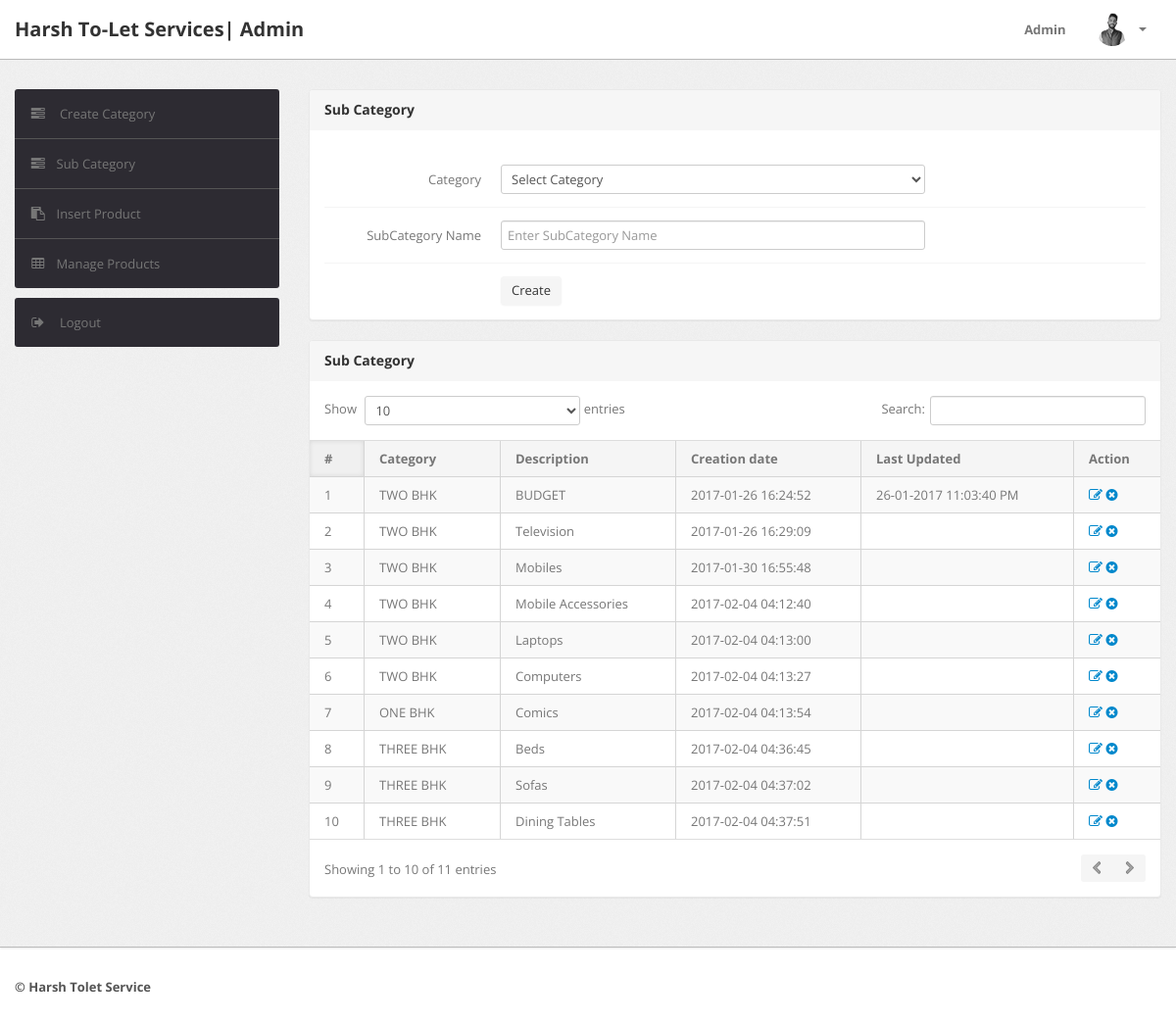
The page /Searching/admin/subcategory.php (signed in) on the database as committed earlier.
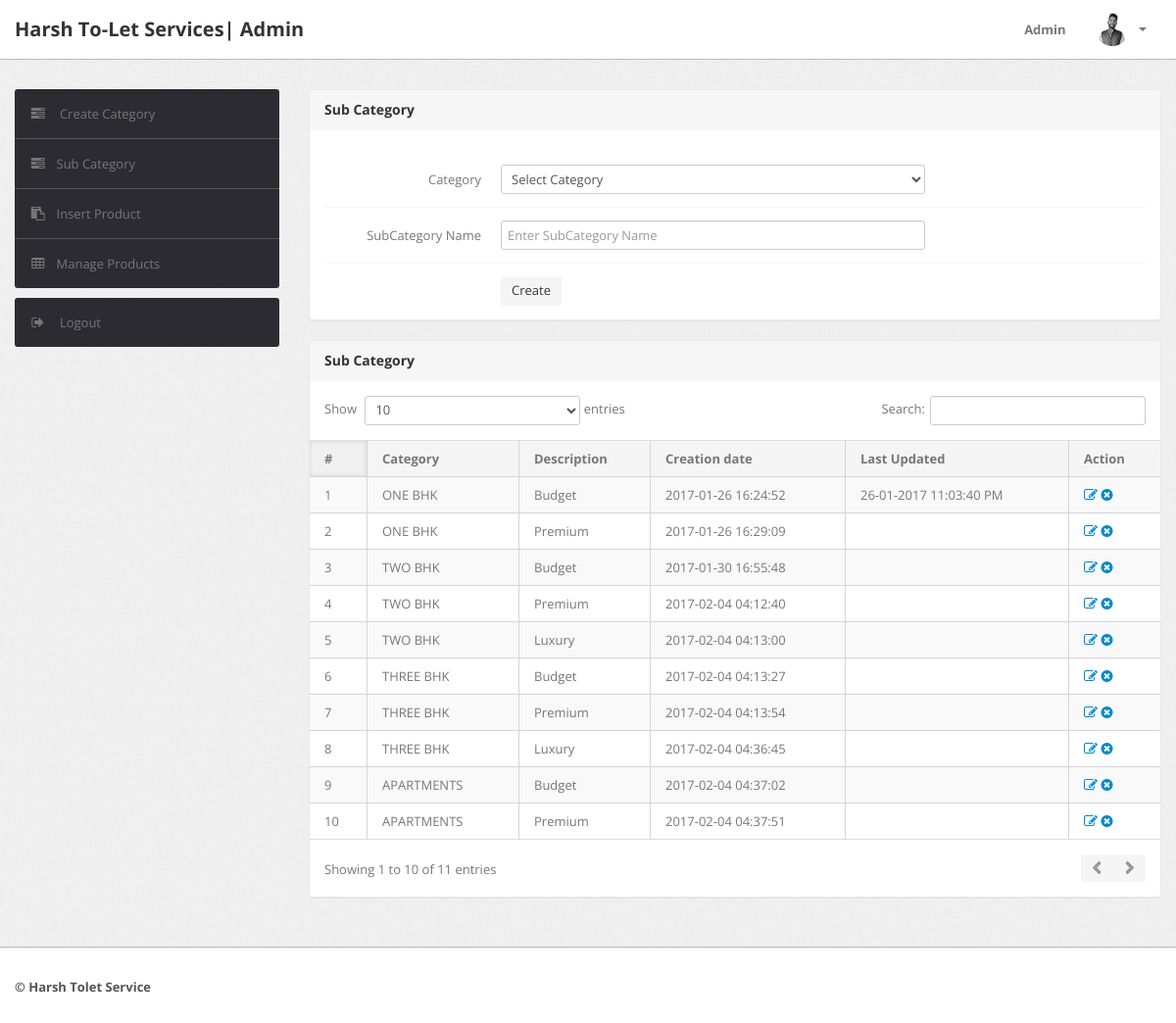
The same page on the database as committed later.
### tables this page shows
CREATE TABLE `subcategory` (
  `id` int(11) NOT NULL,
  `categoryid` int(11) DEFAULT NULL,
  `subcategory` varchar(255) DEFAULT NULL,
  `creationDate` timestamp NULL DEFAULT CURRENT_TIMESTAMP,
  `updationDate` varchar(255) DEFAULT NULL
);

CREATE TABLE `category` (
  `id` int(11) NOT NULL,
  `categoryName` varchar(255) DEFAULT NULL,
  `categoryDescription` longtext,
  `creationDate` timestamp NOT NULL DEFAULT CURRENT_TIMESTAMP,
  `updationDate` varchar(255) DEFAULT NULL
);

### Searching/admin/subcategory.php (the view, shortened to what this page needs)
<?php
include('include/config.php');
if(strlen($_SESSION['alogin'])==0)
	{
header('location:index.php');
}
else{
?>
<!DOCTYPE html>
<html lang="en">
<head>
	<link type="text/css" href="bootstrap/css/bootstrap.min.css" rel="stylesheet">
	<link type="text/css" href="bootstrap/css/bootstrap-responsive.min.css" rel="stylesheet">
	<link type="text/css" href="css/theme.css" rel="stylesheet">
	<link type="text/css" href="images/icons/css/font-awesome.css" rel="stylesheet">
</head>
<body>
<?php include('include/header.php');?>
	<div class="wrapper">
		<div class="container">
			<div class="row">
<?php include('include/sidebar.php');?>
			<div class="span9">
					<div class="content">
						<div class="module">
							<div class="module-head">
								<h3>Sub Category</h3>
							</div>
							<div class="module-body">
									<br />
			<form class="form-horizontal row-fluid" name="subcategory" method="post" >
<div class="control-group">
<label class="control-label" for="basicinput">Category</label>
<div class="controls">
<select name="category" class="span8 tip" required>
<option value="">Select Category</option>
</select>
</div>
</div>
<div class="control-group">
<label class="control-label" for="basicinput">SubCategory Name</label>
<div class="controls">
<input type="text" placeholder="Enter SubCategory Name"  name="subcategory" class="span8 tip" required>
</div>
</div>
	<div class="control-group">
											<div class="controls">
												<button type="submit" name="submit" class="btn">Create</button>
											</div>
										</div>
									</form>
							</div>
						</div>
	<div class="module">
							<div class="module-head">
								<h3>Sub Category</h3>
							</div>
							<div class="module-body table">
								<table cellpadding="0" cellspacing="0" border="0" class="datatable-1 table table-bordered table-striped	 display" width="100%">
									<thead>
										<tr>
											<th>#</th>
											<th>Category</th>
											<th>Description</th>
											<th>Creation date</th>
											<th>Last Updated</th>
											<th>Action</th>
										</tr>
									</thead>
									<tbody>
<?php $query=mysqli_query($con,"select subcategory.id,category.categoryName,subcategory.subcategory,subcategory.creationDate,subcategory.updationDate from subcategory join category on category.id=subcategory.categoryid");
$cnt=1;
while($row=mysqli_fetch_array($query))
{
?>
										<tr>
											<td><?php echo htmlentities($cnt);?></td>
											<td><?php echo htmlentities($row['categoryName']);?></td>
											<td><?php echo htmlentities($row['subcategory']);?></td>
											<td> <?php echo htmlentities($row['creationDate']);?></td>
											<td><?php echo htmlentities($row['updationDate']);?></td>
											<td>
											<a href="edit-subcategory.php?id=<?php echo $row['id']?>" ><i class="icon-edit"></i></a>
											<a href="subcategory.php?id=<?php echo $row['id']?>&del=delete" onClick="return confirm('Are you sure you want to delete?')"><i class="icon-remove-sign"></i></a></td>
										</tr>
										<?php $cnt=$cnt+1; } ?>
								</table>
							</div>
						</div>
					</div>
				</div>
			</div>
		</div>
	</div>
<?php include('include/footer.php');?>
</body>
<?php } ?>

### Searching/admin/include/header.php (shortened to what this page needs)
<div class="navbar navbar-fixed-top">
		<div class="navbar-inner">
			<div class="container">
			  	<a class="brand" href="index.html">
			  		Harsh To-Let Services| Admin
			  	</a>
				<div class="nav-collapse collapse navbar-inverse-collapse">
					<ul class="nav pull-right">
						<li><a href="#">
							Admin
						</a></li>
						<li class="nav-user dropdown">
							<a href="#" class="dropdown-toggle" data-toggle="dropdown">
								<img src="images/user.png" class="nav-avatar" />
								<b class="caret"></b>
							</a>
						</li>
					</ul>
				</div>
			</div>
		</div>
	</div>

### Searching/admin/include/sidebar.php
<div class="span3">
					<div class="sidebar">
						<ul class="widget widget-menu unstyled">
                                <li><a href="category.php"><i class="menu-icon icon-tasks"></i> Create Category </a></li>
                                <li><a href="subcategory.php"><i class="menu-icon icon-tasks"></i>Sub Category </a></li>
                                <li><a href="insert-product.php"><i class="menu-icon icon-paste"></i>Insert Product </a></li>
                                <li><a href="manage-products.php"><i class="menu-icon icon-table"></i>Manage Products </a></li>
                            </ul>
						<ul class="widget widget-menu unstyled">
							<li>
								<a href="logout.php">
									<i class="menu-icon icon-signout"></i>
									Logout
								</a>
							</li>
						</ul>
					</div>
				</div>

### Searching/admin/include/footer.php
<div class="footer">
	<div class="container">
		<b class="copyright">&copy; Harsh Tolet Service </b>
	</div>
</div>

Rows that differ between the two databases and show on the page:
changed subcategory "26-01-2017 11:03:40 PM": categoryid.categoryName "TWO BHK" → "ONE BHK"; subcategory "BUDGET" → "Budget"
changed subcategory (number 2 of 10 on the later page): categoryid.categoryName "TWO BHK" → "ONE BHK"; subcategory "Television" → "Premium"
changed subcategory (number 3 of 10 on the later page): subcategory "Mobiles" → "Budget"
changed subcategory (number 4 of 10 on the later page): subcategory "Mobile Accessories" → "Premium"
changed subcategory (number 5 of 10 on the later page): subcategory "Laptops" → "Luxury"
changed subcategory (number 6 of 10 on the later page): categoryid.categoryName "TWO BHK" → "THREE BHK"; subcategory "Computers" → "Budget"
changed subcategory (number 7 of 10 on the later page): categoryid.categoryName "ONE BHK" → "THREE BHK"; subcategory "Comics" → "Premium"
changed subcategory (number 8 of 10 on the later page): subcategory "Beds" → "Luxury"
changed subcategory (number 9 of 10 on the later page): categoryid.categoryName "THREE BHK" → "APARTMENTS"; subcategory "Sofas" → "Budget"
changed subcategory (number 10 of 10 on the later page): categoryid.categoryName "THREE BHK" → "APARTMENTS"; subcategory "Dining Tables" → "Premium"
